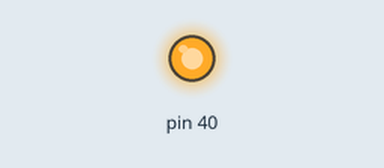
Bench run of a program on a simulated Raspberry Pi (header pin numbers). On the bench: output pins drawn as LEDs (lit = HIGH). At 6.0 s the program stops and its outputs stay as they are.

Above: at 0.1 s.
At 3.1 s:
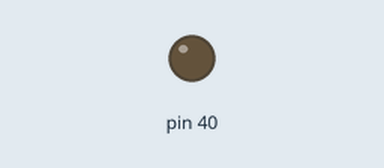
Timing chart, 0 to 4.6 s (numbered marks = the images above):
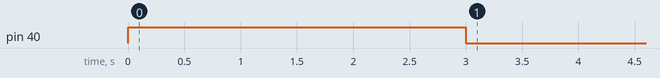

The program:

gpio-vert.py
```python
import RPi.GPIO as GPIO
import time

GPIO.setmode(GPIO.BOARD)
GPIO.setup(40,GPIO.OUT)

try:
        GPIO.output(40,GPIO.HIGH)
        time.sleep(3)
        GPIO.output(40,GPIO.LOW)
        time.sleep(3)
except KeyboardInterrupt:    # 异常处理，如果Ctrl+C退出程序
    GPIO.output(40,GPIO.LOW)
    GPIO.cleanup()
```

Measured:
- by itself, pin 40: LOW → HIGH at 0.00 s, → LOW 3.0 s later
